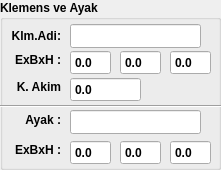
     <widget class="QGroupBox" name="groupBox_16">
      <property name="geometry">
       <rect>
        <x>780</x>
        <y>0</y>
        <width>221</width>
        <height>170</height>
       </rect>
      </property>
      <property name="font">
       <font>
        <weight>75</weight>
        <bold>true</bold>
       </font>
      </property>
      <property name="title">
       <string>Klemens ve Ayak</string>
      </property>
      <widget class="QLabel" name="label_144">
       <property name="geometry">
        <rect>
         <x>20</x>
         <y>110</y>
         <width>41</width>
         <height>20</height>
        </rect>
       </property>
       <property name="font">
        <font>
         <weight>75</weight>
         <bold>true</bold>
        </font>
       </property>
       <property name="text">
        <string>Ayak :</string>
       </property>
       <property name="alignment">
        <set>Qt::AlignRight|Qt::AlignTrailing|Qt::AlignVCenter</set>
       </property>
      </widget>
      <widget class="QLabel" name="label_145">
       <property name="geometry">
        <rect>
         <x>10</x>
         <y>26</y>
         <width>51</width>
         <height>20</height>
        </rect>
       </property>
       <property name="font">
        <font>
         <weight>75</weight>
         <bold>true</bold>
        </font>
       </property>
       <property name="text">
        <string>Klm.Adi:</string>
       </property>
       <property name="alignment">
        <set>Qt::AlignRight|Qt::AlignTrailing|Qt::AlignVCenter</set>
       </property>
      </widget>
      <widget class="QLabel" name="label_klemens_error">
       <property name="geometry">
        <rect>
         <x>200</x>
         <y>26</y>
         <width>20</width>
         <height>20</height>
        </rect>
       </property>
       <property name="text">
        <string/>
       </property>
       <property name="pixmap">
        <pixmap resource="icons.qrc">:/staticfiles/icons/warning.png</pixmap>
       </property>
       <property name="scaledContents">
        <bool>true</bool>
       </property>
      </widget>
      <widget class="QLabel" name="label_ayak_error">
       <property name="geometry">
        <rect>
         <x>200</x>
         <y>110</y>
         <width>20</width>
         <height>20</height>
        </rect>
       </property>
       <property name="text">
        <string/>
       </property>
       <property name="pixmap">
        <pixmap resource="icons.qrc">:/staticfiles/icons/warning.png</pixmap>
       </property>
       <property name="scaledContents">
        <bool>true</bool>
       </property>
      </widget>
      <widget class="QPushButton" name="pushButton_klemens_2">
       <property name="geometry">
        <rect>
         <x>10</x>
         <y>20</y>
         <width>201</width>
         <height>81</height>
        </rect>
       </property>
       <property name="text">
        <string/>
       </property>
       <property name="autoDefault">
        <bool>false</bool>
       </property>
       <property name="flat">
        <bool>true</bool>
       </property>
      </widget>
      <widget class="QLabel" name="label_153">
       <property name="geometry">
        <rect>
         <x>10</x>
         <y>77</y>
         <width>51</width>
         <height>20</height>
        </rect>
       </property>
       <property name="font">
        <font>
         <weight>75</weight>
         <bold>true</bold>
        </font>
       </property>
       <property name="text">
        <string>K. Akim</string>
       </property>
       <property name="alignment">
        <set>Qt::AlignRight|Qt::AlignTrailing|Qt::AlignVCenter</set>
       </property>
      </widget>
      <widget class="QLineEdit" name="lineEdit_klemens_adi">
       <property name="geometry">
        <rect>
         <x>70</x>
         <y>24</y>
         <width>131</width>
         <height>24</height>
        </rect>
       </property>
      </widget>
      <widget class="QLineEdit" name="lineEdit_ayak_adi">
       <property name="geometry">
        <rect>
         <x>70</x>
         <y>110</y>
         <width>131</width>
         <height>24</height>
        </rect>
       </property>
      </widget>
      <widget class="QDoubleSpinBox" name="doubleSpinBox_ayak_b_deg">
       <property name="geometry">
        <rect>
         <x>70</x>
         <y>140</y>
         <width>41</width>
         <height>25</height>
        </rect>
       </property>
       <property name="buttonSymbols">
        <enum>QAbstractSpinBox::NoButtons</enum>
       </property>
       <property name="decimals">
        <number>1</number>
       </property>
       <property name="maximum">
        <double>9999.000000000000000</double>
       </property>
      </widget>
      <widget class="QDoubleSpinBox" name="doubleSpinBox_ayak_c_deg">
       <property name="geometry">
        <rect>
         <x>170</x>
         <y>140</y>
         <width>41</width>
         <height>25</height>
        </rect>
       </property>
       <property name="buttonSymbols">
        <enum>QAbstractSpinBox::NoButtons</enum>
       </property>
       <property name="decimals">
        <number>1</number>
       </property>
       <property name="maximum">
        <double>9999.000000000000000</double>
       </property>
      </widget>
      <widget class="QDoubleSpinBox" name="doubleSpinBox_ayak_a_deg">
       <property name="geometry">
        <rect>
         <x>120</x>
         <y>140</y>
         <width>41</width>
         <height>25</height>
        </rect>
       </property>
       <property name="buttonSymbols">
        <enum>QAbstractSpinBox::NoButtons</enum>
       </property>
       <property name="decimals">
        <number>1</number>
       </property>
       <property name="maximum">
        <double>9999.000000000000000</double>
       </property>
      </widget>
      <widget class="QLabel" name="label_155">
       <property name="geometry">
        <rect>
         <x>10</x>
         <y>140</y>
         <width>51</width>
         <height>20</height>
        </rect>
       </property>
       <property name="font">
        <font>
         <weight>75</weight>
         <bold>true</bold>
        </font>
       </property>
       <property name="text">
        <string>ExBxH :</string>
       </property>
       <property name="alignment">
        <set>Qt::AlignRight|Qt::AlignTrailing|Qt::AlignVCenter</set>
       </property>
      </widget>
      <widget class="QDoubleSpinBox" name="doubleSpinBox_klemens_a_deg">
       <property name="geometry">
        <rect>
         <x>70</x>
         <y>50</y>
         <width>41</width>
         <height>25</height>
        </rect>
       </property>
       <property name="buttonSymbols">
        <enum>QAbstractSpinBox::NoButtons</enum>
       </property>
       <property name="decimals">
        <number>1</number>
       </property>
       <property name="maximum">
        <double>9999.000000000000000</double>
       </property>
      </widget>
      <widget class="QDoubleSpinBox" name="doubleSpinBox_klemens_b_deg">
       <property name="geometry">
        <rect>
         <x>120</x>
         <y>50</y>
         <width>41</width>
         <height>25</height>
        </rect>
       </property>
       <property name="buttonSymbols">
        <enum>QAbstractSpinBox::NoButtons</enum>
       </property>
       <property name="decimals">
        <number>1</number>
       </property>
       <property name="maximum">
        <double>9999.000000000000000</double>
       </property>
      </widget>
      <widget class="QDoubleSpinBox" name="doubleSpinBox_klemens_c_deg">
       <property name="geometry">
        <rect>
         <x>170</x>
         <y>50</y>
         <width>41</width>
         <height>25</height>
        </rect>
       </property>
       <property name="buttonSymbols">
        <enum>QAbstractSpinBox::NoButtons</enum>
       </property>
       <property name="decimals">
        <number>1</number>
       </property>
       <property name="maximum">
        <double>9999.000000000000000</double>
       </property>
      </widget>
      <widget class="QLabel" name="label_156">
       <property name="geometry">
        <rect>
         <x>10</x>
         <y>50</y>
         <width>51</width>
         <height>20</height>
        </rect>
       </property>
       <property name="font">
        <font>
         <weight>75</weight>
         <bold>true</bold>
        </font>
       </property>
       <property name="text">
        <string>ExBxH :</string>
       </property>
       <property name="alignment">
        <set>Qt::AlignRight|Qt::AlignTrailing|Qt::AlignVCenter</set>
       </property>
      </widget>
      <widget class="Line" name="line_9">
       <property name="geometry">
        <rect>
         <x>0</x>
         <y>98</y>
         <width>231</width>
         <height>16</height>
        </rect>
       </property>
       <property name="orientation">
        <enum>Qt::Horizontal</enum>
       </property>
      </widget>
      <widget class="QPushButton" name="pushButton_ayak">
       <property name="geometry">
        <rect>
         <x>10</x>
         <y>110</y>
         <width>211</width>
         <height>51</height>
        </rect>
       </property>
       <property name="text">
        <string/>
       </property>
       <property name="autoDefault">
        <bool>false</bool>
       </property>
       <property name="flat">
        <bool>true</bool>
       </property>
      </widget>
      <widget class="QDoubleSpinBox" name="doubleSpinBox_klemens_akim">
       <property name="geometry">
        <rect>
         <x>70</x>
         <y>77</y>
         <width>71</width>
         <height>25</height>
        </rect>
       </property>
       <property name="buttonSymbols">
        <enum>QAbstractSpinBox::NoButtons</enum>
       </property>
       <property name="decimals">
        <number>1</number>
       </property>
       <property name="maximum">
        <double>9999.000000000000000</double>
       </property>
      </widget>
      <zorder>label_144</zorder>
      <zorder>label_145</zorder>
      <zorder>label_klemens_error</zorder>
      <zorder>label_ayak_error</zorder>
      <zorder>label_153</zorder>
      <zorder>lineEdit_klemens_adi</zorder>
      <zorder>lineEdit_ayak_adi</zorder>
      <zorder>doubleSpinBox_ayak_b_deg</zorder>
      <zorder>doubleSpinBox_ayak_c_deg</zorder>
      <zorder>doubleSpinBox_ayak_a_deg</zorder>
      <zorder>label_155</zorder>
      <zorder>doubleSpinBox_klemens_a_deg</zorder>
      <zorder>doubleSpinBox_klemens_b_deg</zorder>
      <zorder>doubleSpinBox_klemens_c_deg</zorder>
      <zorder>label_156</zorder>
      <zorder>line_9</zorder>
      <zorder>pushButton_klemens_2</zorder>
      <zorder>pushButton_ayak</zorder>
      <zorder>doubleSpinBox_klemens_akim</zorder>
     </widget>
